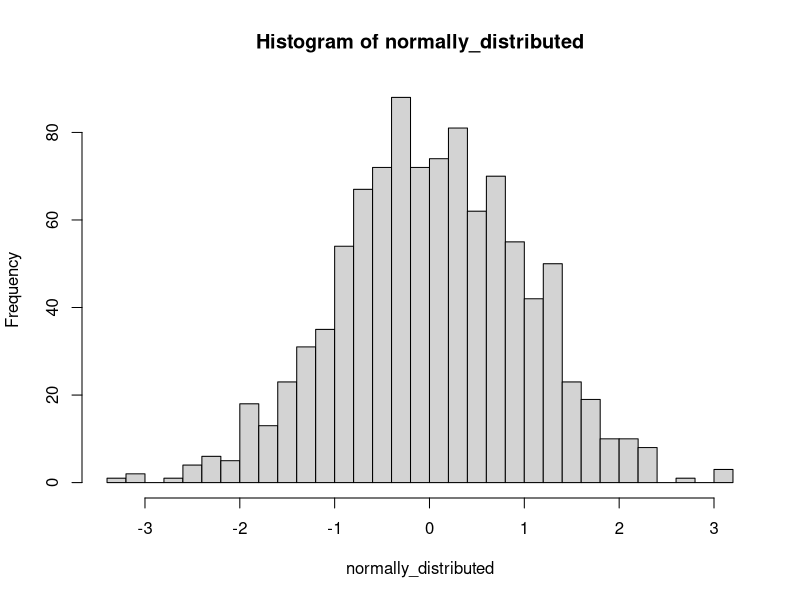
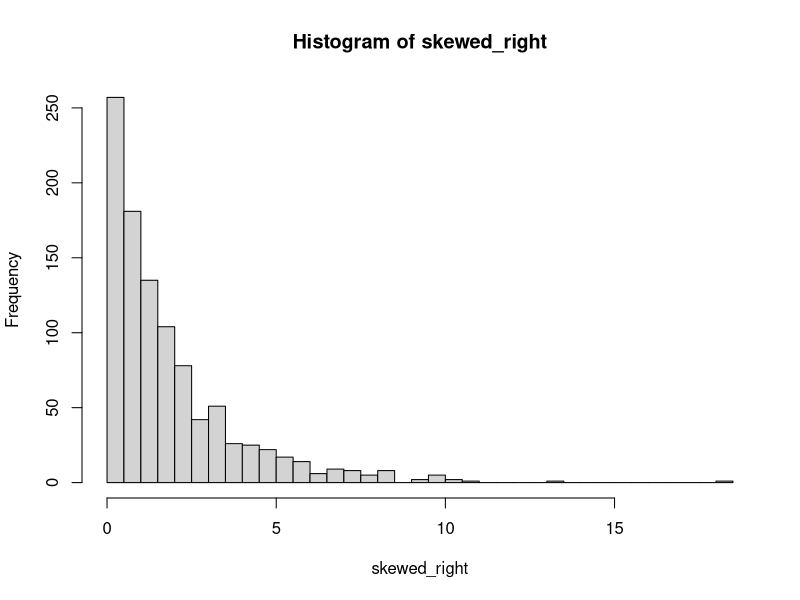
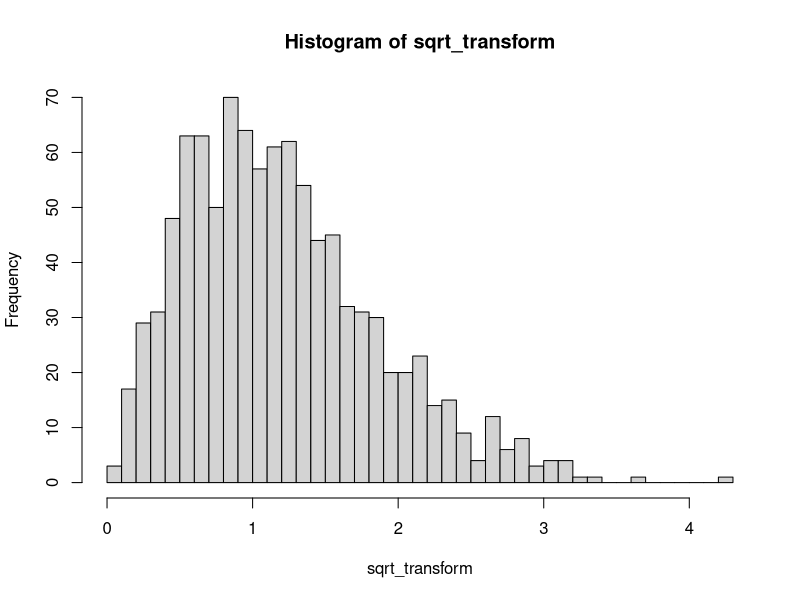
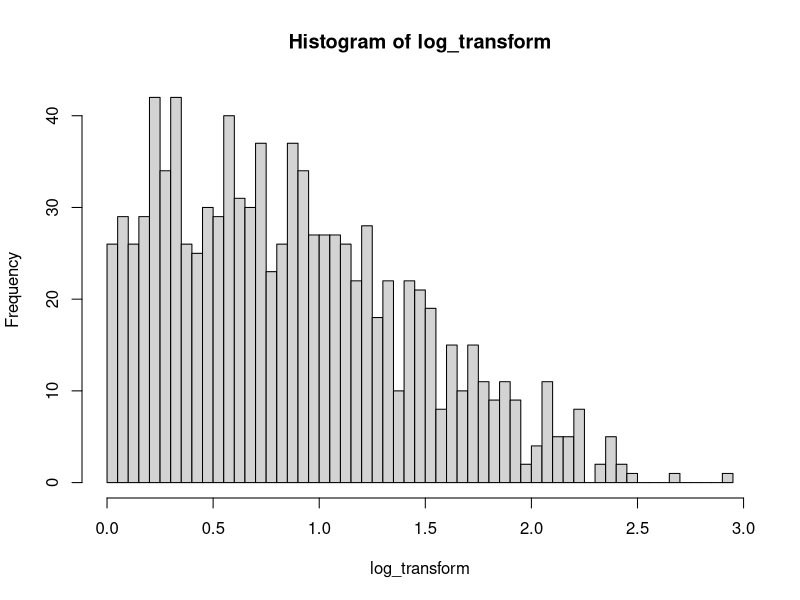

Here is the R script that generated these plots, in order:
###### Centering and Scaling Data ( data normalization) #######
cars <- mtcars
summary(cars)
auto_scaled <- scale(cars,             # numeric data object
                        center = T,       # center the data?
                        scale = T)        # scale the data?
summary(auto_scaled)

####### Dealing with Skewed Data #######
options( repr.plot.width=4, repr.plot.height=4)

## Generate normally distributed data
normally_distributed <- rnorm(1000)
## Create a histogram of the distribution
hist(normally_distributed, breaks = 30)

## Generate skewed data
skewed_right <- rexp(1000, 0.5)
## Create histogram of the distribution
hist(skewed_right, breaks = 50)


###### to reduce the skewness #########
sqrt_transform <- sqrt(skewed_right)
hist(sqrt_transform, breaks = 50)

log_transform <- log(skewed_right + 1)     # adding one so that we dont end up with negative values
hist(log_transform, breaks = 50)

###### highly correlated variables #######

## check the pairwise correlations of 6 variables
cor(cars[,1:6])


#### If you find highly correlated variables, there are a few things you can do 
  #1) Leave them be
  #2) Remove one
  #3) Combine them in some way


##### imputing missing data #####
 ### to impute vaues we use KNN imputation
install.packages("caret")
install.packages("RANN")

library(caret)
library(RANN)

## include missing values in the cars dataset
remove_rows <- c(3,5,8,9,15,20)
origial_vals <- cars$mpg[remove_rows]
origial_vals

# set some rows to NA
cars$mpg[remove_rows] <- NA
summary(cars$mpg)


#### to imput the NA values
impute <- preProcess(cars, method = c("knnImpute"))
impute
  # predict new values based on preprocessing
cars <- predict(impute, cars)
summary(cars$mpg)


####### To check the original values and imputed values for comparison
 ## Imputed values
imp_vals <- cars$mpg[remove_rows] * sd(mtcars$mpg) + mean(mtcars$mpg)
imp_vals

 ## Original values
origial_vals

 ## Average absolute difference
mean(abs(origial_vals - imp_vals))


###### lets check the imputed values by comparing it with median values
mpg_median <- median(mtcars$mpg[-remove_rows])
mpg_median

mean(abs(origial_vals - mpg_median))
